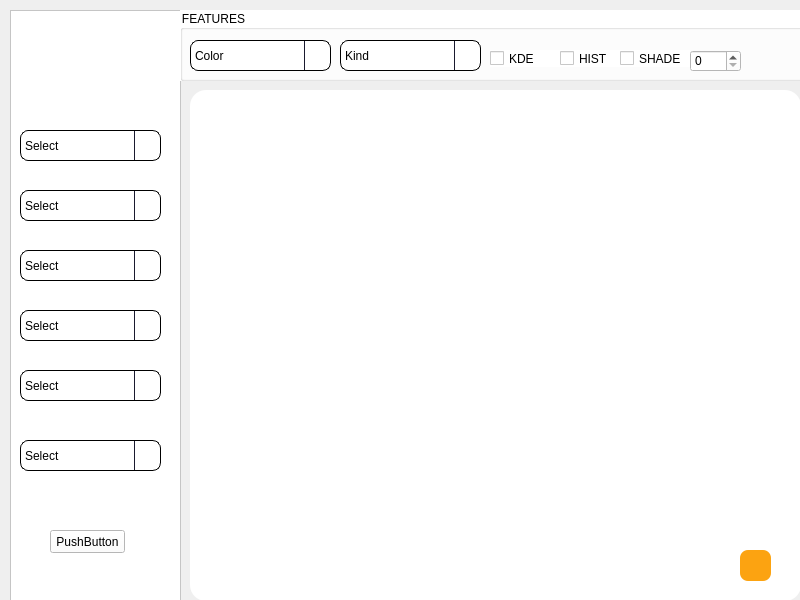
<?xml version="1.0" encoding="UTF-8"?>
<ui version="4.0">
 <class>Frame</class>
 <widget class="QFrame" name="Frame">
  <property name="geometry">
   <rect>
    <x>0</x>
    <y>0</y>
    <width>800</width>
    <height>600</height>
   </rect>
  </property>
  <property name="sizePolicy">
   <sizepolicy hsizetype="Minimum" vsizetype="Maximum">
    <horstretch>0</horstretch>
    <verstretch>0</verstretch>
   </sizepolicy>
  </property>
  <property name="minimumSize">
   <size>
    <width>800</width>
    <height>600</height>
   </size>
  </property>
  <property name="maximumSize">
   <size>
    <width>800</width>
    <height>600</height>
   </size>
  </property>
  <property name="windowTitle">
   <string>Frame</string>
  </property>
  <property name="styleSheet">
   <string notr="true">QComboBox{
	border: 1px solid black;
	border-radius: 8px;
}

QComboBox::drop-down {
    subcontrol-origin: padding;
    subcontrol-position: top right;
    width: 25px;
    border-left-width: 1px;
    border-left-color: #1a1a2e;
    border-left-style: solid;
    border-top-right-radius:  8px;
    border-bottom-right-radius:  8px;
}

QComboBox::on {
    padding-top: 3px;
    padding-left: 4px;
}

QComboBox::down-arrow {
    image: url(C:/Users/eyup/PycharmProjects/QTDataVisualization/image/play.png);
	width:16px;
}</string>
  </property>
  <widget class="QFrame" name="frame">
   <property name="geometry">
    <rect>
     <x>10</x>
     <y>10</y>
     <width>171</width>
     <height>591</height>
    </rect>
   </property>
   <property name="styleSheet">
    <string notr="true">background-color:white;</string>
   </property>
   <property name="frameShape">
    <enum>QFrame::StyledPanel</enum>
   </property>
   <property name="frameShadow">
    <enum>QFrame::Raised</enum>
   </property>
   <widget class="QComboBox" name="col_item">
    <property name="enabled">
     <bool>true</bool>
    </property>
    <property name="geometry">
     <rect>
      <x>10</x>
      <y>430</y>
      <width>141</width>
      <height>31</height>
     </rect>
    </property>
    <property name="autoFillBackground">
     <bool>false</bool>
    </property>
    <property name="styleSheet">
     <string notr="true">border: 1px solid black;
border-radius: 8px;</string>
    </property>
    <item>
     <property name="text">
      <string>Select</string>
     </property>
    </item>
   </widget>
   <widget class="QComboBox" name="y_item">
    <property name="enabled">
     <bool>true</bool>
    </property>
    <property name="geometry">
     <rect>
      <x>10</x>
      <y>240</y>
      <width>141</width>
      <height>31</height>
     </rect>
    </property>
    <property name="autoFillBackground">
     <bool>false</bool>
    </property>
    <property name="styleSheet">
     <string notr="true">border: 1px solid black;
border-radius: 8px;</string>
    </property>
    <item>
     <property name="text">
      <string>Select</string>
     </property>
    </item>
   </widget>
   <widget class="QComboBox" name="plots_item">
    <property name="enabled">
     <bool>true</bool>
    </property>
    <property name="geometry">
     <rect>
      <x>10</x>
      <y>120</y>
      <width>141</width>
      <height>31</height>
     </rect>
    </property>
    <property name="autoFillBackground">
     <bool>false</bool>
    </property>
    <property name="styleSheet">
     <string notr="true">border: 1px solid black;
border-radius: 8px;</string>
    </property>
    <item>
     <property name="text">
      <string>Select</string>
     </property>
    </item>
   </widget>
   <widget class="QComboBox" name="x_item">
    <property name="enabled">
     <bool>true</bool>
    </property>
    <property name="geometry">
     <rect>
      <x>10</x>
      <y>180</y>
      <width>141</width>
      <height>31</height>
     </rect>
    </property>
    <property name="autoFillBackground">
     <bool>false</bool>
    </property>
    <property name="styleSheet">
     <string notr="true">border: 1px solid black;
border-radius: 8px;</string>
    </property>
    <item>
     <property name="text">
      <string>Select</string>
     </property>
    </item>
   </widget>
   <widget class="QComboBox" name="hue_item">
    <property name="enabled">
     <bool>true</bool>
    </property>
    <property name="geometry">
     <rect>
      <x>10</x>
      <y>300</y>
      <width>141</width>
      <height>31</height>
     </rect>
    </property>
    <property name="autoFillBackground">
     <bool>false</bool>
    </property>
    <property name="styleSheet">
     <string notr="true">border: 1px solid black;
border-radius: 8px;</string>
    </property>
    <item>
     <property name="text">
      <string>Select</string>
     </property>
    </item>
   </widget>
   <widget class="QComboBox" name="row_item">
    <property name="enabled">
     <bool>true</bool>
    </property>
    <property name="geometry">
     <rect>
      <x>10</x>
      <y>360</y>
      <width>141</width>
      <height>31</height>
     </rect>
    </property>
    <property name="autoFillBackground">
     <bool>false</bool>
    </property>
    <property name="styleSheet">
     <string notr="true">border: 1px solid black;
border-radius: 8px;</string>
    </property>
    <item>
     <property name="text">
      <string>Select</string>
     </property>
    </item>
   </widget>
   <widget class="QPushButton" name="showimage">
    <property name="geometry">
     <rect>
      <x>40</x>
      <y>520</y>
      <width>75</width>
      <height>23</height>
     </rect>
    </property>
    <property name="text">
     <string>PushButton</string>
    </property>
   </widget>
  </widget>
  <widget class="QGroupBox" name="features">
   <property name="geometry">
    <rect>
     <x>180</x>
     <y>10</y>
     <width>631</width>
     <height>71</height>
    </rect>
   </property>
   <property name="styleSheet">
    <string notr="true">background-color:white;</string>
   </property>
   <property name="title">
    <string>FEATURES</string>
   </property>
   <widget class="QComboBox" name="color_item">
    <property name="enabled">
     <bool>true</bool>
    </property>
    <property name="geometry">
     <rect>
      <x>10</x>
      <y>30</y>
      <width>141</width>
      <height>31</height>
     </rect>
    </property>
    <property name="autoFillBackground">
     <bool>false</bool>
    </property>
    <property name="styleSheet">
     <string notr="true">border: 1px solid black;
border-radius: 8px;</string>
    </property>
    <item>
     <property name="text">
      <string>Color</string>
     </property>
    </item>
   </widget>
   <widget class="QComboBox" name="kind_item">
    <property name="enabled">
     <bool>true</bool>
    </property>
    <property name="geometry">
     <rect>
      <x>160</x>
      <y>30</y>
      <width>141</width>
      <height>31</height>
     </rect>
    </property>
    <property name="autoFillBackground">
     <bool>false</bool>
    </property>
    <property name="styleSheet">
     <string notr="true">border: 1px solid black;
border-radius: 8px;</string>
    </property>
    <item>
     <property name="text">
      <string>Kind</string>
     </property>
    </item>
   </widget>
   <widget class="QCheckBox" name="kde">
    <property name="geometry">
     <rect>
      <x>310</x>
      <y>40</y>
      <width>70</width>
      <height>17</height>
     </rect>
    </property>
    <property name="text">
     <string>KDE</string>
    </property>
   </widget>
   <widget class="QCheckBox" name="hist">
    <property name="geometry">
     <rect>
      <x>380</x>
      <y>40</y>
      <width>70</width>
      <height>17</height>
     </rect>
    </property>
    <property name="text">
     <string>HIST</string>
    </property>
   </widget>
   <widget class="QCheckBox" name="shade">
    <property name="geometry">
     <rect>
      <x>440</x>
      <y>40</y>
      <width>70</width>
      <height>17</height>
     </rect>
    </property>
    <property name="text">
     <string>SHADE</string>
    </property>
   </widget>
   <widget class="QSpinBox" name="bins">
    <property name="geometry">
     <rect>
      <x>510</x>
      <y>40</y>
      <width>51</width>
      <height>22</height>
     </rect>
    </property>
   </widget>
  </widget>
  <widget class="QWidget" name="widget_3" native="true">
   <property name="geometry">
    <rect>
     <x>190</x>
     <y>90</y>
     <width>611</width>
     <height>511</height>
    </rect>
   </property>
   <property name="sizePolicy">
    <sizepolicy hsizetype="Minimum" vsizetype="Maximum">
     <horstretch>0</horstretch>
     <verstretch>0</verstretch>
    </sizepolicy>
   </property>
   <property name="styleSheet">
    <string notr="true">background-color: white;
border-radius: 16px;</string>
   </property>
   <widget class="QWidget" name="image" native="true">
    <property name="geometry">
     <rect>
      <x>20</x>
      <y>30</y>
      <width>561</width>
      <height>421</height>
     </rect>
    </property>
    <property name="sizePolicy">
     <sizepolicy hsizetype="Minimum" vsizetype="Maximum">
      <horstretch>0</horstretch>
      <verstretch>0</verstretch>
     </sizepolicy>
    </property>
    <property name="styleSheet">
     <string notr="true">image: url(/Users/enes/Desktop/calismalar/veriduzenleme/sekil.png);</string>
    </property>
   </widget>
   <widget class="QPushButton" name="zoomButton">
    <property name="geometry">
     <rect>
      <x>550</x>
      <y>460</y>
      <width>31</width>
      <height>31</height>
     </rect>
    </property>
    <property name="styleSheet">
     <string notr="true">background-color:#fca311;
color:white;
border-radius: 8px;
 </string>
    </property>
    <property name="text">
     <string/>
    </property>
    <property name="icon">
     <iconset>
      <normaloff>../image/search.png</normaloff>../image/search.png</iconset>
    </property>
   </widget>
  </widget>
 </widget>
 <resources/>
 <connections/>
</ui>
